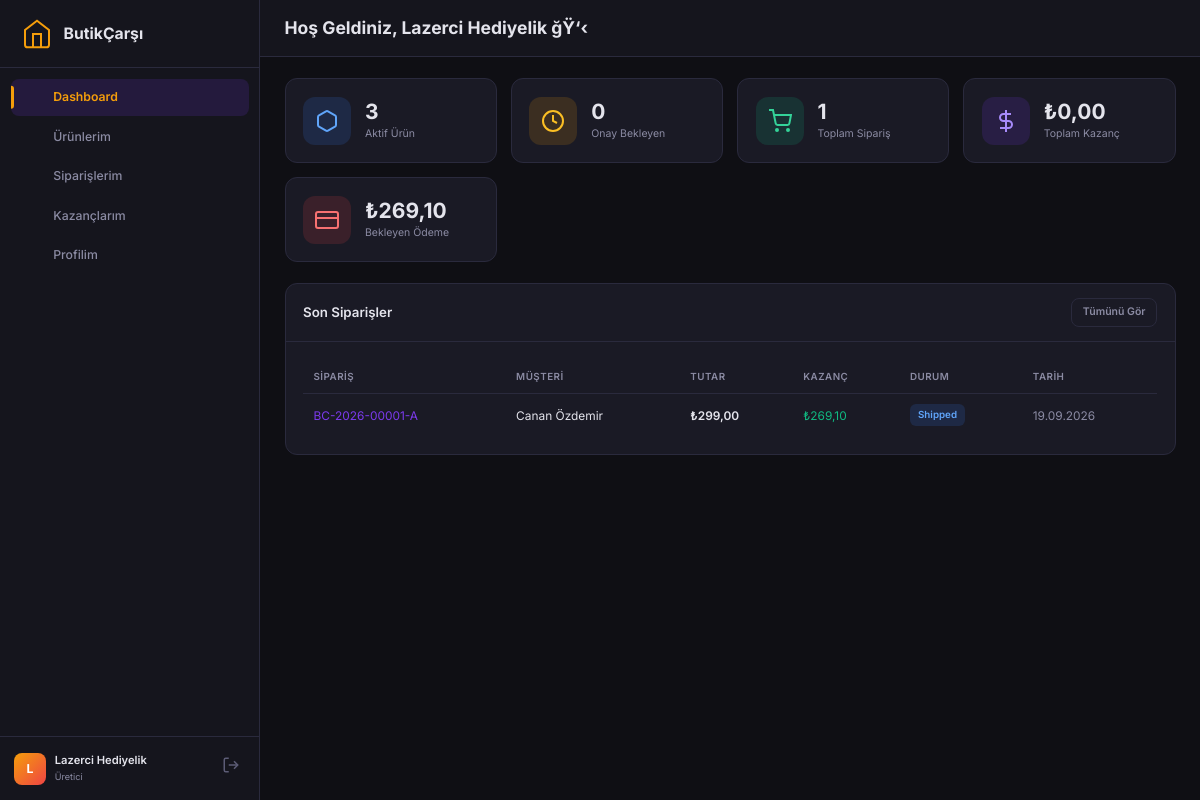
Screenshot of /panel/producer/index.php (signed in) with the database file from the repository.
### tables this page shows
CREATE TABLE IF NOT EXISTS order_sub_orders (
    id INT AUTO_INCREMENT PRIMARY KEY,
    order_id INT NOT NULL,
    producer_id INT NOT NULL,
    sub_order_number VARCHAR(50) NOT NULL,
    subtotal DECIMAL(10,2) NOT NULL,
    shipping_cost DECIMAL(10,2) DEFAULT 0,
    commission_amount DECIMAL(10,2) NOT NULL,
    producer_earning DECIMAL(10,2) NOT NULL,
    shipping_provider VARCHAR(100),
    tracking_number VARCHAR(100),
    shipped_at TIMESTAMP NULL,
    delivered_at TIMESTAMP NULL,
    status ENUM('pending','processing','shipped','delivered','cancelled','refunded') DEFAULT 'pending',
    payout_status ENUM('held','released','paid','disputed') DEFAULT 'held',
    payout_released_at TIMESTAMP NULL,
    payout_paid_at TIMESTAMP NULL,
    producer_notified_at TIMESTAMP NULL,
    customer_notified_at TIMESTAMP NULL,
    created_at TIMESTAMP DEFAULT CURRENT_TIMESTAMP,
    updated_at TIMESTAMP DEFAULT CURRENT_TIMESTAMP ON UPDATE CURRENT_TIMESTAMP,
    FOREIGN KEY (order_id) REFERENCES orders(id) ON DELETE CASCADE,
    FOREIGN KEY (producer_id) REFERENCES producers(id) ON DELETE CASCADE,
    UNIQUE KEY uq_sub_order (order_id, producer_id),
    INDEX idx_suborder_producer (producer_id),
    INDEX idx_suborder_payout (payout_status)
);

CREATE TABLE IF NOT EXISTS orders (
    id INT AUTO_INCREMENT PRIMARY KEY,
    order_number VARCHAR(50) NOT NULL UNIQUE,
    customer_name VARCHAR(255) NOT NULL,
    customer_email VARCHAR(255) NOT NULL,
    customer_phone VARCHAR(50),
    customer_note TEXT,
    shipping_address TEXT NOT NULL,
    shipping_city VARCHAR(100),
    shipping_district VARCHAR(100),
    shipping_zip VARCHAR(20),
    billing_address TEXT,
    subtotal DECIMAL(10,2) NOT NULL,
    shipping_total DECIMAL(10,2) DEFAULT 0,
    commission_total DECIMAL(10,2) DEFAULT 0,
    discount_total DECIMAL(10,2) DEFAULT 0,
    grand_total DECIMAL(10,2) NOT NULL,
    currency VARCHAR(3) DEFAULT 'TRY',
    iyzico_payment_id VARCHAR(100),
    iyzico_conversation_id VARCHAR(100),
    iyzico_fraud_status VARCHAR(50),
    iyzico_token VARCHAR(255),
    status ENUM('pending','paid','processing','partially_shipped','shipped','delivered','cancelled','refunded') DEFAULT 'pending',
    payment_status ENUM('pending','paid','failed','refunded','held') DEFAULT 'pending',
    ip_address VARCHAR(45),
    created_at TIMESTAMP DEFAULT CURRENT_TIMESTAMP,
    updated_at TIMESTAMP DEFAULT CURRENT_TIMESTAMP ON UPDATE CURRENT_TIMESTAMP,
    INDEX idx_order_status (status),
    INDEX idx_order_payment (payment_status),
    INDEX idx_order_date (created_at)
);

### panel/core/Auth.php (called while the page is built, shortened)
<?php
class Auth {
    public static function producerId(): int {
        return $_SESSION['producer_id'] ?? 0;
    }
}

### panel/core/Database.php (called while the page is built, shortened)
<?php
class Database {
    private static ?PDO $pdo = null;
    public static function connect(): PDO {
        if (self::$pdo !== null) {
            return self::$pdo;
        }
        $connection = Config::get('DB_CONNECTION', 'auto');
        $host       = Config::get('DB_HOST', 'localhost');
        $db         = Config::get('DB_NAME', 'butikcarsi_db');
        $user       = Config::get('DB_USER', 'root');
        $pass       = Config::get('DB_PASS', '');
        $port       = Config::get('DB_PORT', '3306');
        $options = [
            PDO::ATTR_ERRMODE            => PDO::ERRMODE_EXCEPTION,
            PDO::ATTR_DEFAULT_FETCH_MODE => PDO::FETCH_ASSOC,
            PDO::ATTR_EMULATE_PREPARES   => false,
        ];
        if ($connection === 'mysql' || $connection === 'auto') {
            try {
                $dsn = "mysql:host={$host};port={$port};dbname={$db};charset=utf8mb4";
                self::$pdo = new PDO($dsn, $user, $pass, $options);
                return self::$pdo;
            } catch (PDOException $e) {
                if ($e->getCode() == 1049 || strpos($e->getMessage(), 'Unknown database') !== false) {
                    try {
                        $rawPdo = new PDO("mysql:host={$host};port={$port};charset=utf8mb4", $user, $pass, $options);
                        $rawPdo->exec("CREATE DATABASE IF NOT EXISTS `{$db}` CHARACTER SET utf8mb4 COLLATE utf8mb4_unicode_ci");
                        self::$pdo = new PDO("mysql:host={$host};port={$port};dbname={$db};charset=utf8mb4", $user, $pass, $options);
                        self::$driver = 'mysql';
                        self::initializeSchema(self::$pdo, 'mysql');
                        return self::$pdo;
                    } catch (Exception $ex) {
                    }
                }
                if ($connection === 'mysql') {
                    throw new Exception("MySQL Bağlantı Hatası ({$host}/{$db}): " . $e->getMessage());
                }
            }
        }
    }
    public static function query(string $sql, array $params = []): ?array {
        $stmt = self::connect()->prepare($sql);
        $stmt->execute($params);
        $result = $stmt->fetch();
        return $result ?: null;
    }
    public static function queryAll(string $sql, array $params = []): array {
        $stmt = self::connect()->prepare($sql);
        $stmt->execute($params);
        return $stmt->fetchAll();
    }
    public static function count(string $sql, array $params = []): int {
        $stmt = self::connect()->prepare($sql);
        $stmt->execute($params);
        return (int) $stmt->fetchColumn();
    }
}

### panel/producer/index.php (the view, shortened to what this page needs)
<?php
require_once __DIR__ . '/includes/header.php';
require_once __DIR__ . '/includes/sidebar.php';
$pid = Auth::producerId();
$totalProducts = Database::count("SELECT COUNT(*) FROM products WHERE producer_id = ? AND status = 'approved'", [$pid]);
$pendingProducts = Database::count("SELECT COUNT(*) FROM products WHERE producer_id = ? AND status = 'pending'", [$pid]);
$totalOrders = Database::count("SELECT COUNT(*) FROM order_sub_orders WHERE producer_id = ?", [$pid]);
$totalEarnings = Database::query("SELECT COALESCE(SUM(producer_earning), 0) as total FROM order_sub_orders WHERE producer_id = ? AND payout_status IN ('released','paid')", [$pid])['total'] ?? 0;
$heldEarnings = Database::query("SELECT COALESCE(SUM(producer_earning), 0) as total FROM order_sub_orders WHERE producer_id = ? AND payout_status = 'held'", [$pid])['total'] ?? 0;
$recentOrders = Database::queryAll("
    SELECT so.*, o.order_number, o.customer_name, o.created_at as order_date
    FROM order_sub_orders so
    JOIN orders o ON so.order_id = o.id
    WHERE so.producer_id = ?
    ORDER BY so.created_at DESC LIMIT 5
", [$pid]);
?>
<main class="admin-main">
    <div class="admin-topbar">
        <h2 class="page-title">Hoş Geldiniz, <?php echo htmlspecialchars($producerBrand); ?> ğŸ‘‹</h2>
    </div>
    <div class="admin-content">
        <div class="stats-grid">
            <div class="stat-card stat-card--blue">
                <div class="stat-icon"><svg width="24" height="24" viewBox="0 0 24 24" fill="none" stroke="currentColor" stroke-width="2"><path d="M21 16V8a2 2 0 0 0-1-1.73l-7-4a2 2 0 0 0-2 0l-7 4A2 2 0 0 0 3 8v8a2 2 0 0 0 1 1.73l7 4a2 2 0 0 0 2 0l7-4A2 2 0 0 0 21 16z"></path></svg></div>
                <div class="stat-info"><span class="stat-value"><?php echo $totalProducts; ?></span><span class="stat-label">Aktif Ürün</span></div>
            </div>
            <div class="stat-card stat-card--amber">
                <div class="stat-icon"><svg width="24" height="24" viewBox="0 0 24 24" fill="none" stroke="currentColor" stroke-width="2"><circle cx="12" cy="12" r="10"></circle><polyline points="12 6 12 12 16 14"></polyline></svg></div>
                <div class="stat-info"><span class="stat-value"><?php echo $pendingProducts; ?></span><span class="stat-label">Onay Bekleyen</span></div>
            </div>
            <div class="stat-card stat-card--green">
                <div class="stat-icon"><svg width="24" height="24" viewBox="0 0 24 24" fill="none" stroke="currentColor" stroke-width="2"><circle cx="9" cy="21" r="1"></circle><circle cx="20" cy="21" r="1"></circle><path d="M1 1h4l2.68 13.39a2 2 0 0 0 2 1.61h9.72a2 2 0 0 0 2-1.61L23 6H6"></path></svg></div>
                <div class="stat-info"><span class="stat-value"><?php echo $totalOrders; ?></span><span class="stat-label">Toplam Sipariş</span></div>
            </div>
            <div class="stat-card stat-card--purple">
                <div class="stat-icon"><svg width="24" height="24" viewBox="0 0 24 24" fill="none" stroke="currentColor" stroke-width="2"><line x1="12" y1="1" x2="12" y2="23"></line><path d="M17 5H9.5a3.5 3.5 0 0 0 0 7h5a3.5 3.5 0 0 1 0 7H6"></path></svg></div>
                <div class="stat-info"><span class="stat-value">₺<?php echo number_format($totalEarnings, 2, ',', '.'); ?></span><span class="stat-label">Toplam Kazanç</span></div>
            </div>
            <div class="stat-card stat-card--rose">
                <div class="stat-icon"><svg width="24" height="24" viewBox="0 0 24 24" fill="none" stroke="currentColor" stroke-width="2"><rect x="1" y="4" width="22" height="16" rx="2" ry="2"></rect><line x1="1" y1="10" x2="23" y2="10"></line></svg></div>
                <div class="stat-info"><span class="stat-value">₺<?php echo number_format($heldEarnings, 2, ',', '.'); ?></span><span class="stat-label">Bekleyen Ödeme</span></div>
            </div>
        </div>
        <div class="card">
            <div class="card-header">
                <h3>Son Siparişler</h3>
                <a href="orders.php" class="btn btn-sm btn-outline">Tümünü Gör</a>
            </div>
            <div class="card-body">
                <?php if (empty($recentOrders)): ?>
                    <p class="text-muted text-center">Henüz sipariş yok. Ürünlerinizi ekleyerek başlayın!</p>
                <?php else: ?>
                <table class="data-table">
                    <thead><tr><th>Sipariş</th><th>Müşteri</th><th>Tutar</th><th>Kazanç</th><th>Durum</th><th>Tarih</th></tr></thead>
                    <tbody>
                        <?php foreach ($recentOrders as $o): ?>
                        <tr>
                            <td><a href="order-detail.php?id=<?php echo $o['id']; ?>" class="link"><?php echo htmlspecialchars($o['sub_order_number']); ?></a></td>
                            <td><?php echo htmlspecialchars($o['customer_name']); ?></td>
                            <td class="text-bold">₺<?php echo number_format($o['subtotal'], 2, ',', '.'); ?></td>
                            <td style="color:var(--success)">₺<?php echo number_format($o['producer_earning'], 2, ',', '.'); ?></td>
                            <td><span class="badge badge--<?php echo $o['status']; ?>"><?php echo ucfirst($o['status']); ?></span></td>
                            <td class="text-muted"><?php echo date('d.m.Y', strtotime($o['order_date'])); ?></td>
                        </tr>
                        <?php endforeach; ?>
                    </tbody>
                </table>
                <?php endif; ?>
            </div>
        </div>
    </div>
</main>
<?php require_once __DIR__ . '/../admin/includes/footer.php'; ?>

### panel/admin/assets/css/admin.css (style rules this page uses)
* { margin: 0; padding: 0; box-sizing: border-box; }
html { font-size: 14px; }
body { font-family: var(--font); background: var(--bg-body); color: var(--text); line-height: 1.6; }
.admin-main { flex: 1; margin-left: var(--sidebar-width); min-height: 100vh; }
.admin-topbar { display: flex; align-items: center; gap: 1rem; padding: 1rem 1.75rem; border-bottom: 1px solid var(--border); background: var(--bg-sidebar); position: sticky; top: 0; z-index: 50; }
.page-title { font-size: 1.25rem; font-weight: 700; }
.admin-content { padding: 1.5rem 1.75rem; }
.stats-grid { display: grid; grid-template-columns: repeat(auto-fit, minmax(200px, 1fr)); gap: 1rem; margin-bottom: 1.5rem; }
.stat-card { background: var(--bg-card); border: 1px solid var(--border); border-radius: var(--radius); padding: 1.25rem; display: flex; align-items: center; gap: 1rem; transition: var(--transition); }
.stat-icon { width: 48px; height: 48px; border-radius: 12px; display: flex; align-items: center; justify-content: center; flex-shrink: 0; }
.stat-card--purple .stat-icon { background: rgba(124,58,237,0.15); color: #a78bfa; }
.stat-card--blue .stat-icon { background: rgba(59,130,246,0.15); color: #60a5fa; }
.stat-card--green .stat-icon { background: rgba(16,185,129,0.15); color: #34d399; }
.stat-card--amber .stat-icon { background: rgba(245,158,11,0.15); color: #fbbf24; }
.stat-card--rose .stat-icon { background: rgba(239,68,68,0.15); color: #f87171; }
.stat-value { display: block; font-size: 1.5rem; font-weight: 700; line-height: 1.2; }
.stat-label { display: block; font-size: 0.75rem; color: var(--text-muted); margin-top: 0.125rem; }
.card { background: var(--bg-card); border: 1px solid var(--border); border-radius: var(--radius); overflow: hidden; }
.card-header { display: flex; align-items: center; justify-content: space-between; padding: 1rem 1.25rem; border-bottom: 1px solid var(--border); }
.card-header h3 { font-size: 0.95rem; font-weight: 600; }
.card-body { padding: 1.25rem; }
.data-table { width: 100%; border-collapse: collapse; }
.data-table th { text-align: left; padding: 0.625rem 0.75rem; font-size: 0.7rem; font-weight: 600; text-transform: uppercase; letter-spacing: 0.05em; color: var(--text-muted); border-bottom: 1px solid var(--border); }
.data-table td { padding: 0.75rem; border-bottom: 1px solid rgba(42,42,61,0.5); font-size: 0.85rem; vertical-align: middle; }
.data-table tbody tr { transition: var(--transition); }
.data-table tbody tr:last-child td { border-bottom: none; }
.badge { display: inline-flex; align-items: center; padding: 3px 8px; border-radius: 6px; font-size: 0.7rem; font-weight: 600; }
.badge--processing, .badge--shipped { background: rgba(59,130,246,0.15); color: #60a5fa; }
.btn { display: inline-flex; align-items: center; justify-content: center; gap: 0.5rem; padding: 0.5rem 1rem; border-radius: var(--radius-sm); font-size: 0.8rem; font-weight: 600; text-decoration: none; border: none; cursor: pointer; transition: var(--transition); white-space: nowrap; }
.btn-outline { background: transparent; border: 1px solid var(--border); color: var(--text-muted); }
.btn-sm { padding: 0.375rem 0.75rem; font-size: 0.75rem; }
.text-muted { color: var(--text-muted); }
.text-bold { font-weight: 600; }
.link { color: var(--primary); text-decoration: none; }

### rows the page displays
order_sub_orders: sub_order_number "BC-2026-00001-A", order.customer_name "Canan Özdemir", subtotal "299,00", producer_earning "269,10", status "Shipped", order.created_at "19.09.2026"

### other values shown
$item['label'] "Dashboard"
$item['label'] "Ürünlerim"
$item['label'] "Siparişlerim"
$item['label'] "Kazançlarım"
$item['label'] "Profilim"
mb_substr($producerBrand, 0, 1) "L"
$producerBrand "Lazerci Hediyelik"
$totalProducts "3"
$pendingProducts "0"
$totalOrders "1"
$totalEarnings "0,00"
$heldEarnings "269,10"
